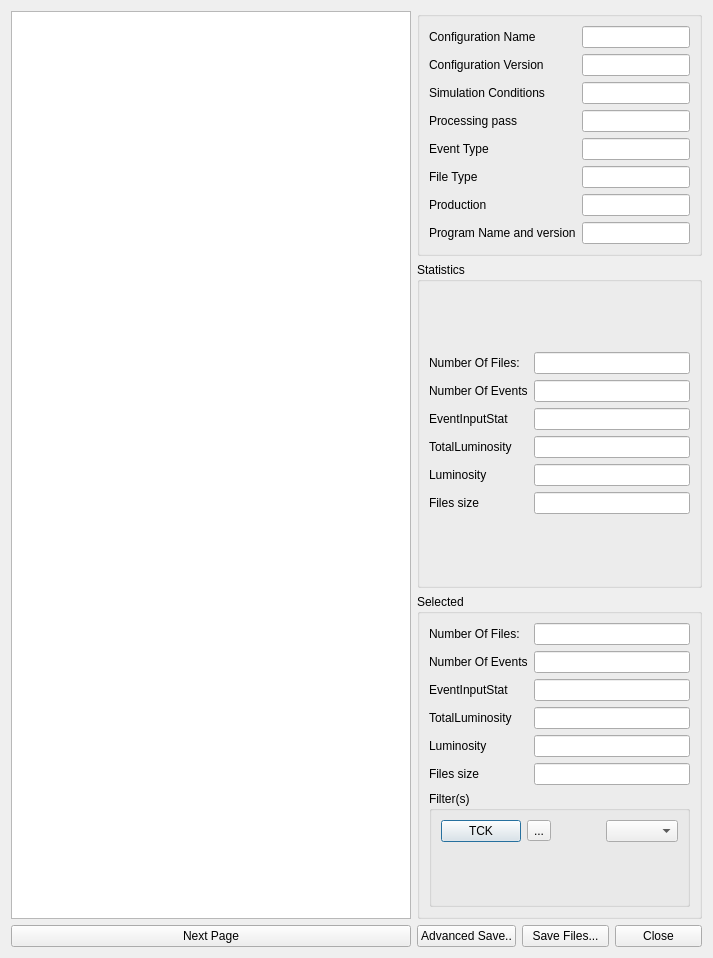
<?xml version="1.0" encoding="UTF-8"?>
<ui version="4.0">
 <class>FileDialog</class>
 <widget class="QDialog" name="FileDialog">
  <property name="windowModality">
   <enum>Qt::ApplicationModal</enum>
  </property>
  <property name="geometry">
   <rect>
    <x>0</x>
    <y>0</y>
    <width>713</width>
    <height>958</height>
   </rect>
  </property>
  <property name="windowTitle">
   <string>Feicim FileDialog</string>
  </property>
  <property name="modal">
   <bool>false</bool>
  </property>
  <layout class="QGridLayout" name="gridLayout_2">
   <item row="0" column="0" rowspan="5">
    <widget class="QTableView" name="tableView"/>
   </item>
   <item row="0" column="1" colspan="3">
    <widget class="QGroupBox" name="groupBox_3">
     <property name="title">
      <string/>
     </property>
     <layout class="QGridLayout">
      <item row="0" column="0">
       <layout class="QGridLayout">
        <item row="0" column="1">
         <widget class="QLineEdit" name="configname">
          <property name="readOnly">
           <bool>true</bool>
          </property>
         </widget>
        </item>
        <item row="1" column="1">
         <widget class="QLineEdit" name="configversion">
          <property name="readOnly">
           <bool>true</bool>
          </property>
         </widget>
        </item>
        <item row="2" column="1">
         <widget class="QLineEdit" name="simulation">
          <property name="readOnly">
           <bool>true</bool>
          </property>
         </widget>
        </item>
        <item row="3" column="1">
         <widget class="QLineEdit" name="processing">
          <property name="readOnly">
           <bool>true</bool>
          </property>
         </widget>
        </item>
        <item row="4" column="1">
         <widget class="QLineEdit" name="eventtype">
          <property name="readOnly">
           <bool>true</bool>
          </property>
         </widget>
        </item>
        <item row="5" column="1">
         <widget class="QLineEdit" name="filetype">
          <property name="readOnly">
           <bool>true</bool>
          </property>
         </widget>
        </item>
        <item row="6" column="1">
         <widget class="QLineEdit" name="production">
          <property name="readOnly">
           <bool>true</bool>
          </property>
         </widget>
        </item>
        <item row="7" column="1">
         <widget class="QLineEdit" name="progrnameandversion">
          <property name="readOnly">
           <bool>true</bool>
          </property>
         </widget>
        </item>
        <item row="0" column="0">
         <widget class="QLabel" name="label_7">
          <property name="text">
           <string>Configuration Name</string>
          </property>
         </widget>
        </item>
        <item row="1" column="0">
         <widget class="QLabel" name="label_8">
          <property name="text">
           <string>Configuration Version</string>
          </property>
         </widget>
        </item>
        <item row="2" column="0">
         <widget class="QLabel" name="label_9">
          <property name="text">
           <string>Simulation Conditions</string>
          </property>
         </widget>
        </item>
        <item row="3" column="0">
         <widget class="QLabel" name="label_10">
          <property name="text">
           <string>Processing pass</string>
          </property>
         </widget>
        </item>
        <item row="4" column="0">
         <widget class="QLabel" name="label_11">
          <property name="text">
           <string>Event Type</string>
          </property>
         </widget>
        </item>
        <item row="5" column="0">
         <widget class="QLabel" name="label_12">
          <property name="text">
           <string>File Type</string>
          </property>
         </widget>
        </item>
        <item row="6" column="0">
         <widget class="QLabel" name="label_13">
          <property name="text">
           <string>Production</string>
          </property>
         </widget>
        </item>
        <item row="7" column="0">
         <widget class="QLabel" name="label_14">
          <property name="text">
           <string>Program Name and version</string>
          </property>
         </widget>
        </item>
       </layout>
      </item>
     </layout>
    </widget>
   </item>
   <item row="1" column="1" rowspan="2" colspan="3">
    <widget class="QGroupBox" name="groupBox">
     <property name="title">
      <string>Statistics</string>
     </property>
     <layout class="QGridLayout">
      <item row="0" column="0">
       <layout class="QGridLayout">
        <item row="1" column="0">
         <layout class="QHBoxLayout">
          <item>
           <widget class="QLabel" name="label_2">
            <property name="text">
             <string>Number Of Events</string>
            </property>
           </widget>
          </item>
         </layout>
        </item>
        <item row="0" column="0">
         <widget class="QLabel" name="label">
          <property name="text">
           <string>Number Of Files:</string>
          </property>
         </widget>
        </item>
        <item row="1" column="1">
         <widget class="QLineEdit" name="lineEdit_2">
          <property name="readOnly">
           <bool>true</bool>
          </property>
         </widget>
        </item>
        <item row="5" column="0">
         <widget class="QLabel" name="label_5">
          <property name="text">
           <string>Files size</string>
          </property>
         </widget>
        </item>
        <item row="5" column="1">
         <widget class="QLineEdit" name="lineEdit_5">
          <property name="readOnly">
           <bool>true</bool>
          </property>
         </widget>
        </item>
        <item row="2" column="1">
         <widget class="QLineEdit" name="alleventinputstat"/>
        </item>
        <item row="2" column="0">
         <widget class="QLabel" name="label_15">
          <property name="text">
           <string>EventInputStat</string>
          </property>
         </widget>
        </item>
        <item row="3" column="1">
         <widget class="QLineEdit" name="alltotalluminosity"/>
        </item>
        <item row="4" column="1">
         <widget class="QLineEdit" name="allluminosity"/>
        </item>
        <item row="3" column="0">
         <widget class="QLabel" name="label_17">
          <property name="text">
           <string>TotalLuminosity</string>
          </property>
         </widget>
        </item>
        <item row="4" column="0">
         <widget class="QLabel" name="label_18">
          <property name="text">
           <string>Luminosity</string>
          </property>
         </widget>
        </item>
        <item row="0" column="1">
         <widget class="QLineEdit" name="lineEdit">
          <property name="readOnly">
           <bool>true</bool>
          </property>
         </widget>
        </item>
       </layout>
      </item>
     </layout>
    </widget>
   </item>
   <item row="3" column="1" rowspan="2" colspan="3">
    <widget class="QGroupBox" name="groupBox_2">
     <property name="title">
      <string>Selected</string>
     </property>
     <layout class="QGridLayout">
      <item row="0" column="0">
       <layout class="QGridLayout">
        <item row="1" column="0">
         <layout class="QHBoxLayout">
          <item>
           <widget class="QLabel" name="label_4">
            <property name="text">
             <string>Number Of Events</string>
            </property>
           </widget>
          </item>
         </layout>
        </item>
        <item row="0" column="1">
         <widget class="QLineEdit" name="lineEdit_3">
          <property name="readOnly">
           <bool>true</bool>
          </property>
         </widget>
        </item>
        <item row="1" column="1">
         <widget class="QLineEdit" name="lineEdit_4">
          <property name="readOnly">
           <bool>true</bool>
          </property>
         </widget>
        </item>
        <item row="0" column="0">
         <widget class="QLabel" name="label_6">
          <property name="text">
           <string>Number Of Files:</string>
          </property>
         </widget>
        </item>
        <item row="5" column="1">
         <widget class="QLineEdit" name="lineEdit_6">
          <property name="readOnly">
           <bool>true</bool>
          </property>
         </widget>
        </item>
        <item row="5" column="0">
         <widget class="QLabel" name="label_3">
          <property name="text">
           <string>Files size</string>
          </property>
         </widget>
        </item>
        <item row="2" column="1">
         <widget class="QLineEdit" name="eventInputstat"/>
        </item>
        <item row="2" column="0">
         <widget class="QLabel" name="label_16">
          <property name="text">
           <string>EventInputStat</string>
          </property>
         </widget>
        </item>
        <item row="3" column="1">
         <widget class="QLineEdit" name="totalluminosity"/>
        </item>
        <item row="4" column="1">
         <widget class="QLineEdit" name="luminosity"/>
        </item>
        <item row="3" column="0">
         <widget class="QLabel" name="label_19">
          <property name="text">
           <string>TotalLuminosity</string>
          </property>
         </widget>
        </item>
        <item row="4" column="0">
         <widget class="QLabel" name="label_20">
          <property name="text">
           <string>Luminosity</string>
          </property>
         </widget>
        </item>
       </layout>
      </item>
      <item row="1" column="0">
       <widget class="QGroupBox" name="groupBox_4">
        <property name="title">
         <string>Filter(s)</string>
        </property>
        <layout class="QGridLayout" name="gridLayout">
         <item row="0" column="0">
          <widget class="QPushButton" name="tckButton">
           <property name="text">
            <string>TCK</string>
           </property>
           <property name="icon">
            <iconset resource="Resources.qrc">
             <normaloff>:/icons/images/filter.png</normaloff>:/icons/images/filter.png</iconset>
           </property>
          </widget>
         </item>
         <item row="0" column="1">
          <widget class="QToolButton" name="tckcloseButton">
           <property name="text">
            <string>...</string>
           </property>
           <property name="icon">
            <iconset resource="Resources.qrc">
             <normaloff>:/icons/images/reloadpage.png</normaloff>:/icons/images/reloadpage.png</iconset>
           </property>
          </widget>
         </item>
         <item row="0" column="2">
          <spacer name="horizontalSpacer">
           <property name="orientation">
            <enum>Qt::Horizontal</enum>
           </property>
           <property name="sizeHint" stdset="0">
            <size>
             <width>40</width>
             <height>20</height>
            </size>
           </property>
          </spacer>
         </item>
         <item row="0" column="3">
          <widget class="QComboBox" name="tckcombo"/>
         </item>
         <item row="1" column="0" colspan="4">
          <widget class="FilterWidget" name="filterWidget" native="true"/>
         </item>
        </layout>
       </widget>
      </item>
     </layout>
    </widget>
   </item>
   <item row="5" column="0">
    <widget class="QPushButton" name="nextButton">
     <property name="text">
      <string>Next Page</string>
     </property>
     <property name="icon">
      <iconset resource="Resources.qrc">
       <normaloff>:/icons/images/files3.png</normaloff>:/icons/images/files3.png</iconset>
     </property>
    </widget>
   </item>
   <item row="5" column="1">
    <widget class="QPushButton" name="advancedSave">
     <property name="text">
      <string>Advanced Save..</string>
     </property>
     <property name="icon">
      <iconset resource="Resources.qrc">
       <normaloff>:/icons/images/file-save-as-48x48.png</normaloff>:/icons/images/file-save-as-48x48.png</iconset>
     </property>
    </widget>
   </item>
   <item row="5" column="2">
    <widget class="QPushButton" name="saveButton">
     <property name="text">
      <string>Save Files...</string>
     </property>
     <property name="icon">
      <iconset resource="Resources.qrc">
       <normaloff>:/icons/images/save.png</normaloff>:/icons/images/save.png</iconset>
     </property>
    </widget>
   </item>
   <item row="5" column="3">
    <widget class="QPushButton" name="closeButton">
     <property name="text">
      <string>Close</string>
     </property>
     <property name="icon">
      <iconset resource="Resources.qrc">
       <normaloff>:/icons/images/close.png</normaloff>:/icons/images/close.png</iconset>
     </property>
    </widget>
   </item>
  </layout>
 </widget>
 <customwidgets>
  <customwidget>
   <class>FilterWidget</class>
   <extends>QWidget</extends>
   <header>LHCbDIRAC/BookkeepingSystem/Gui/Widget/FilterWidget.h</header>
   <container>1</container>
  </customwidget>
 </customwidgets>
 <resources>
  <include location="Resources.qrc"/>
 </resources>
 <connections/>
</ui>
